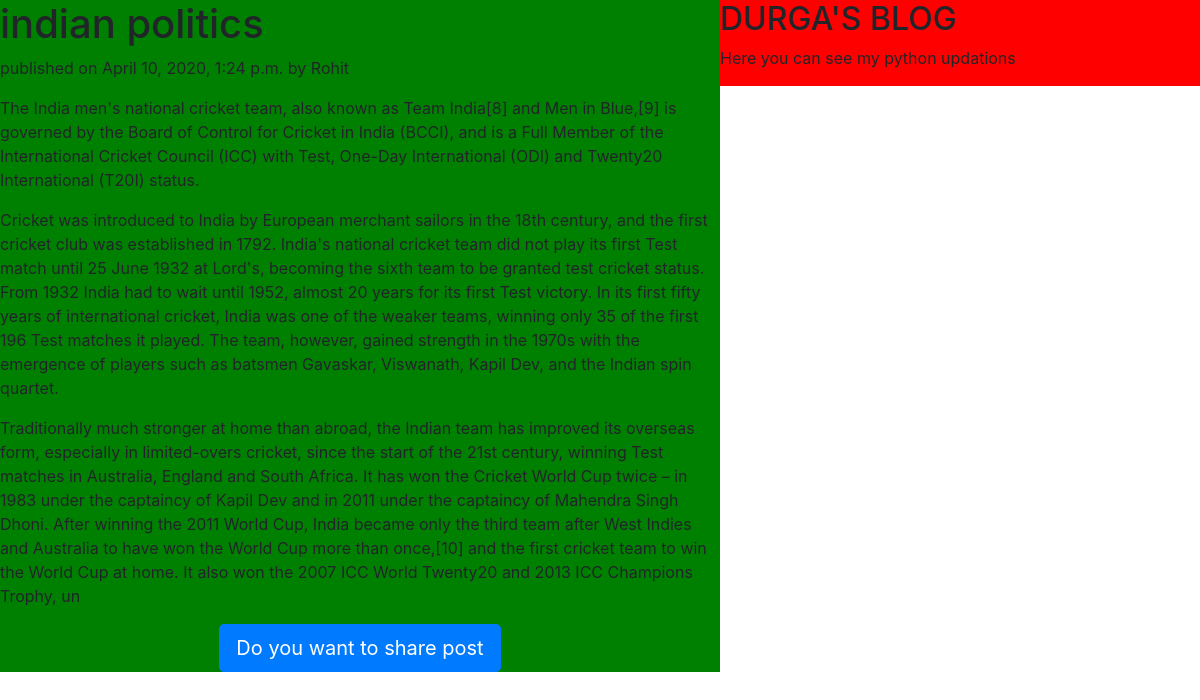
Screenshot of /3/ with the database file from the repository.
### lmApp/models.py (models this page shows, shortened)
class Post(models.Model):
    STATUS_CHOICES = (('draft','Draft'),('published','Published'))
    title = models.CharField(max_length=264)
    slug = models.SlugField(max_length=264,unique_for_date='publish')
    author = models.ForeignKey(User,related_name='blog_posts',on_delete=models.CASCADE)
    body = models.TextField()
    publish = models.DateTimeField(default=timezone.now)
    created = models.DateTimeField(auto_now_add=True)
    updated = models.DateTimeField(auto_now=True)
    status = models.CharField(max_length=10,choices=STATUS_CHOICES,default='draft')
    class Meta:
        ordering = ('publish',)

### lmApp/views.py (the view)
# urls.py: url(r'^(?P<pk>\d+)/$',views.Postdetailview.as_view(),name='detail'),
class Postdetailview(DetailView):
    model = Post

### templates/lmApp/post_detail.html (shortened to what this page needs)
<!DOCTYPE html>
{%extends 'lmApp/base.html'%}
{%block content%}
    <h1>{{post.title}}</h1>
    <p id="date">published on {{post.publish}} by {{post.author | title}}</p>
    {{post.body | linebreaks}}
    <div class="container" align="center">
    <a href="/{{post.id}}/share" class="btn btn-primary btn-lg">Do you want to share post</a>
    </div>
{%endblock%}

### rows the page displays
Post: title "indian politics", publish "April 10, 2020, 1:24 p.m.", author "Rohit", body "The India men's national cricket team, also known as Team India[8] and Men in Blue,[9] is governed by the Board of Control for Cricket in India (BCCI), and is a Full Member of the International Cricket Council (ICC) with Test, One-Day International (ODI) and Twenty20 International (T20I) status. Cricket was introduced to India by European merchant sailors in the 18th century, and the first cricket club was established in 1792. India's national cricket team did not play its first Test match until 25 June 1932 at Lord's, becoming the sixth team to be granted test cricket status. From 1932 India had to wait until 1952, almost 20 years for its first Test victory. In its first fifty years of…"
